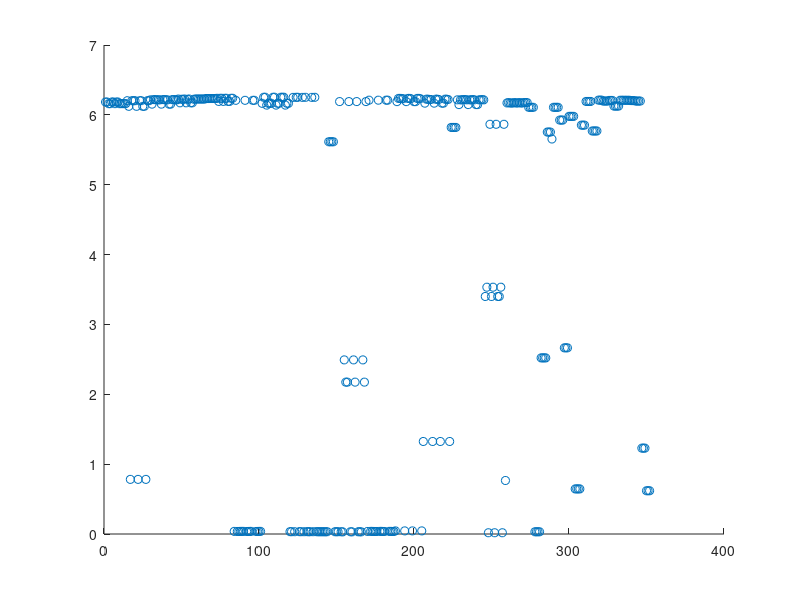
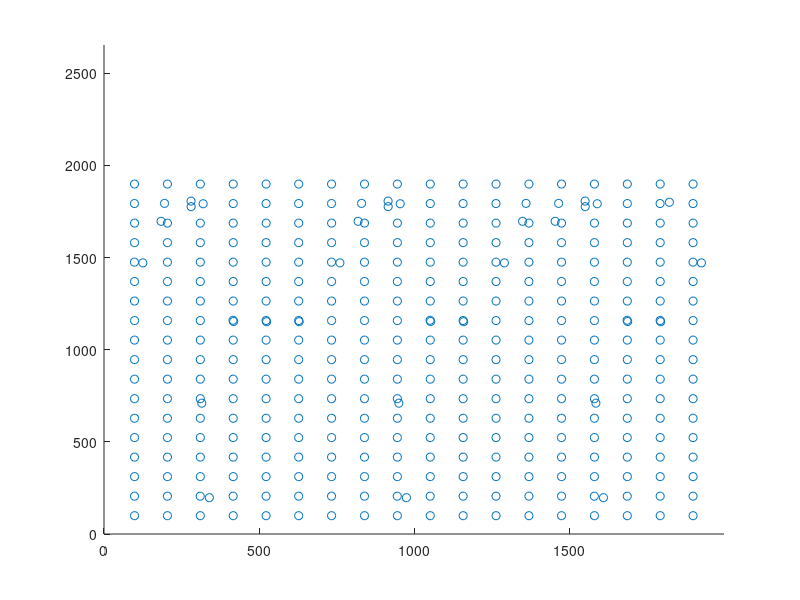
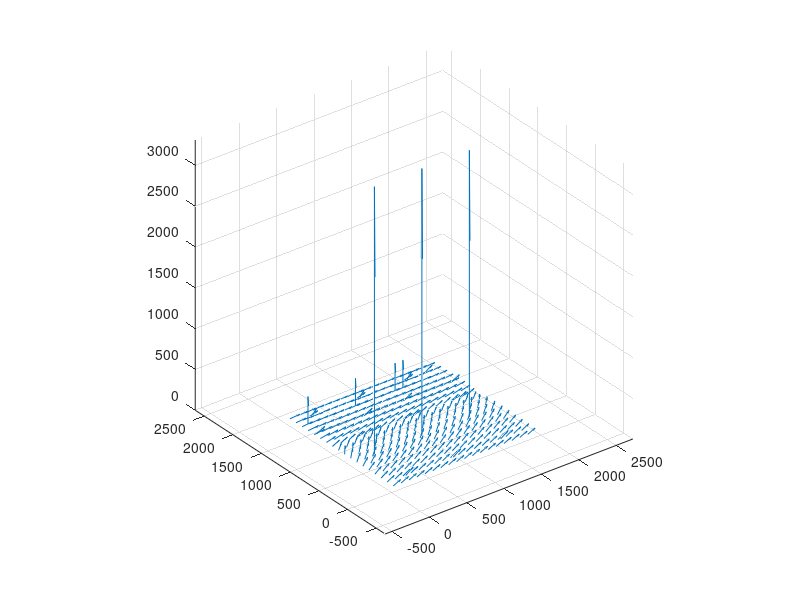
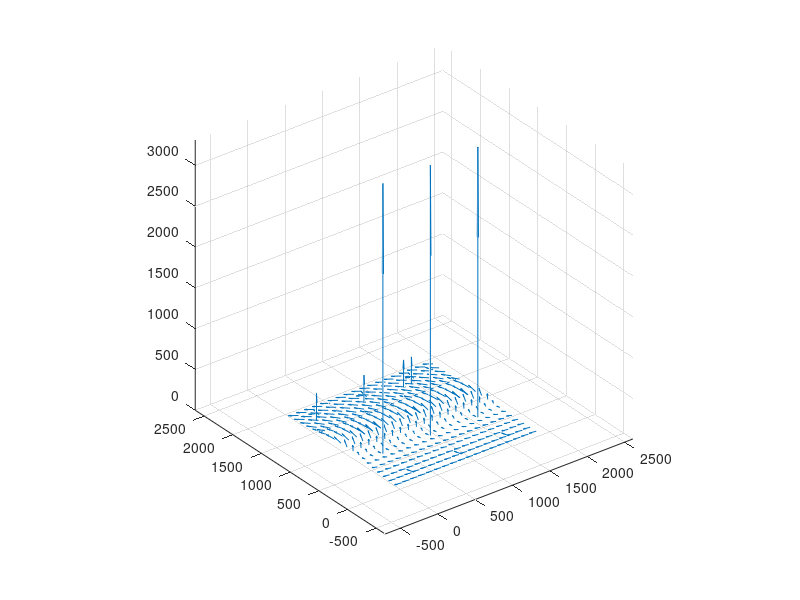

MATLAB code to generate these figures, in order:
clear;
close all;

%% Load ellipses.txt
ellipses = fopen('ELSD2/ellipses.txt','r');

parametres_ell = fscanf(ellipses,'%f', [7 Inf]);
parametres_ell = parametres_ell';
parametres_ell(1,:)
fclose(ellipses);

%% Filtrage des ellipses ayant un angle < 4.7 (radian)
% Param Ellipse

angle = abs(parametres_ell(:,7)-parametres_ell(:,6));
%[indices] = find(angle > 4.7);
%angle = angle(indices);

%parametres_ell = parametres_ell(indices,:);
% Grand-axe
a = parametres_ell(:,3);
% Petit-axe
b = parametres_ell(:,4);
psi = parametres_ell(:,5);

e = sqrt(1-(b./a).^2);

%% Calcul des normales
R = 40;

nz = b./R;
nx = sqrt(1-nz.^2)./sqrt(1+tan(psi).^2);
ny = tan(psi).*(sqrt(1-nz.^2)./(1+tan(psi).^2));

%norme = sqrt(nz.^2+nx.^2+ny.^2)
%% Intégration du champ de normales :

% p_estime = reshape(-nx'./nz,size(masque));
% p_estime(exterieur) = 0;
% q_estime = reshape(-ny'./nz',size(masque));
% q_estime(exterieur) = 0;
% z_estime = integration_SCS(q_estime,p_estime);


%% Retour graphique
figure(1);
scatter((1:length(angle))',angle');

figure(2);
scatter(parametres_ell(:,1), parametres_ell(:,2));
ylim([0 2654]);
xlim([0 1998]);

figure(3);
quiver3(parametres_ell(:,1), parametres_ell(:,2), zeros(size(nx)), nx, ny, nz);
axis equal

figure(4);
quiver3(parametres_ell(:,1), parametres_ell(:,2), zeros(size(nx)), -nx, -ny, nz);
axis equal